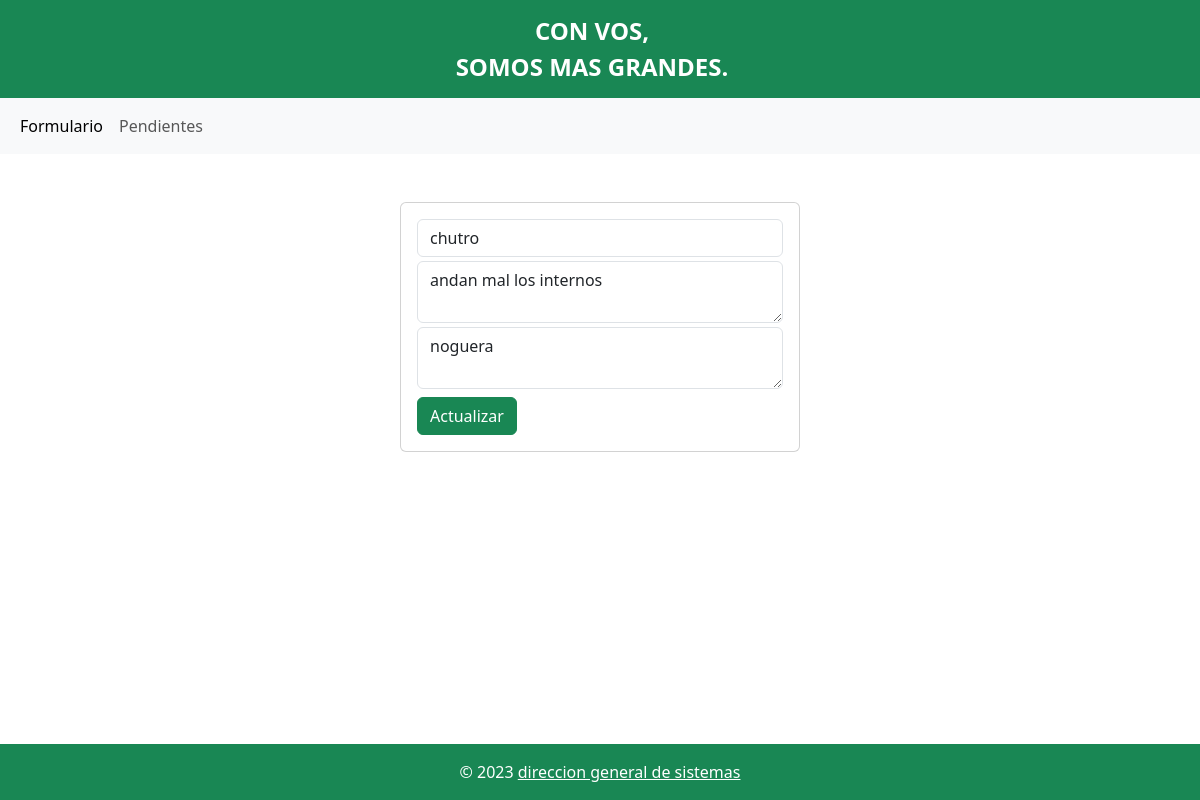
Screenshot of /edit.php?id=46 with the database file from the repository.
### tables this page shows
CREATE TABLE `task` (
  `id` int(50) NOT NULL,
  `title` varchar(255) NOT NULL,
  `description` varchar(255) NOT NULL,
  `created_at` timestamp NOT NULL DEFAULT current_timestamp() ON UPDATE current_timestamp(),
  `direccion` varchar(100) DEFAULT NULL
);

### edit.php (the view, shortened to what this page needs)
<?php
    include("db.php");
    if (isset($_GET['id'])) {
        $id = $_GET['id'];
        $query = "SELECT * FROM task WHERE id = $id";
        $result = mysqli_query($conn, $query);
        if(mysqli_num_rows($result) == 1) {
            $row = mysqli_fetch_array($result);
            $title = $row['title'];
            $description = $row ['description'];
            $direccion = $row ['direccion'];
        }
    }
?>
<?php include("includes/header.php") ?>
<?php include("includes/navAbajoDelHeader.php") ?>
<div class="col-md-4 mx-auto my-5">
    <div class="card card-body">
        <form action="edit.php?id=<?php echo $_GET['id']; ?>" method="POST" >
            <div class="form-group">
                <input type="text" name="title" class="form-control" value="<?php echo $title; ?>" autofocus>
            </div>
            <div class="form-group">
                <textarea name="description" rows="2" class="form-control mt-1" placeholder="descripcion"><?php echo $description; ?></textarea>
            </div>
            <div class="form-group">
                <textarea name="direccion" rows="2" class="form-control mt-1" placeholder="direccion"><?php echo $direccion; ?></textarea>
            </div>
            <button class="btn btn-success mt-2" name="update">
                Actualizar
            </button>
        </form>
    </div>
</div>
<?php include("includes/footer.php") ?>

### includes/footer.php (style rules this page uses)
body { display: flex; flex-direction: column; min-height: 100vh; margin: 0; }

### rows the page displays
task: title "chutro", description "andan mal los internos", direccion "noguera"
